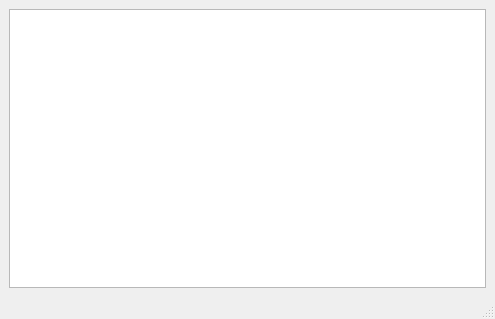
<?xml version="1.0" encoding="UTF-8"?>
<ui version="4.0">
 <class>TableFoundDevices</class>
 <widget class="QMainWindow" name="TableFoundDevices">
  <property name="geometry">
   <rect>
    <x>0</x>
    <y>0</y>
    <width>495</width>
    <height>319</height>
   </rect>
  </property>
  <property name="windowTitle">
   <string>Результат поиска</string>
  </property>
  <widget class="QWidget" name="centralwidget">
   <layout class="QGridLayout" name="gridLayout">
    <item row="0" column="0" colspan="2">
     <widget class="QTableView" name="tableView"/>
    </item>
   </layout>
  </widget>
  <widget class="QStatusBar" name="statusbar"/>
 </widget>
 <resources/>
 <connections/>
</ui>
